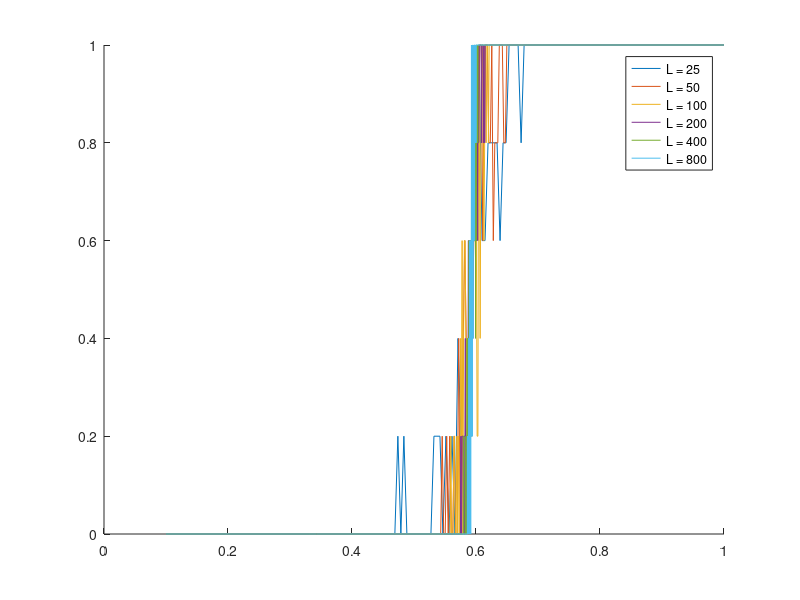

Recreate this plot in MATLAB.
close all
clear all

%%%%%%%%%%%%%%%%%%%%%%%%%%%%%%%%%%%%%%%%%%%%%%%%%%%%%%%%%%
%%------------P(p,L)------------------------------------%%
%%%%%%%%%%%%%%%%%%%%%%%%%%%%%%%%%%%%%%%%%%%%%%%%%%%%%%%%%%

N = 100;
% L = 200;
L = [25,50,100,200,400,800];
step = 0.001; i = 1;
Prob = zeros(N+6,length(L));
% p = [linspace(0,0.44,10),linspace(0.45,0.70,150),linspace(0.71,1.0,10)];
p = zeros(length(L),N+6);
experiments = 5;
Pi = zeros(N+6,length(L));
pc = 0.59275;


for matrices = 1:length(L)
    tic
    lx = L(matrices);
    L2 = lx*lx;
    p(matrices,:) = [linspace(0.1,pc-6/L(matrices),3),linspace(pc-6/L(matrices),pc+6/L(matrices),N),linspace(pc+6/L(matrices),1,3)];
    matrices
    for i=1:length(p)
        for j=1:experiments
            r = rand(lx,lx);
            z = r<p(matrices,i);
            [lw,num] = bwlabel(z,4);   
            %img = label2rgb(lw,'jet','r','shuffle');
            %image(img);
             perc_x = intersect(lw(1,:),lw(lx,:));
             perc_y = intersect(lw(:,1),lw(:,lx));
             perc = perc_x(perc_x~=0);
            if(isempty(perc) ~=1)
                Pi(i,matrices) = Pi(i,matrices) +1;
%                 s = regionprops(lw,'Area');
%                 area = cat(1,s.Area);
                tmp = sum(sum(lw==perc(1)))/L2;
                Prob(i,matrices) = Prob(i,matrices) +tmp;
            else
                Prob(i,matrices) = Prob(i,matrices) + 0;
            end
        end
        Pi(i,matrices) = Pi(i,matrices)/experiments;
         Prob(i,matrices) =  Prob(i,matrices)/experiments;
    end
    toc
end

hold all
leg = {};
for i=1:length(L)
    plot(p(i,:),Pi(:,i));
    leg{i} = sprintf('L = %d',L(i));
end
legend(leg)
% x = p(0.6/step:L);
% pc = 0.59275;
% beta = log(Prob(0.6/step:L))./log(x-pc);
% 
% f = polyfit(x,beta,2);
% beta = f(1)*x.^2 + f(2)*x +f(3);
%plot(x,(x-pc).^beta,'ro')
%plot(x,(x-pc).^(0.5),'gx')
%matlabpool('close');

%%%%%%%%%%%%%%%%%%%%%%%%%%%%%%%%%%%%%%%%%%%%%%%%%%%
%%-------------Finding distribution--------------%%
%%%%%%%%%%%%%%%%%%%%%%%%%%%%%%%%%%%%%%%%%%%%%%%%%%%

% z = rand(1e6,1).^(-2);
% p = exp(linspace(0,log(max(z)),400));
% N = zeros(1,length(p));
% for i=1:length(p)
%     n = z>p(i);
%     N(1,i) = sum(n);
% end
% N = N/1e6;

% plot(log(p),log(N));
% ylabel('log(P(Z>z))');
% xlabel('log(Z)');
% figure()
% plot(log(p),N)
% legend('')
% hold on
% plot(log(p),(p).^(-1.0/2.0),'ro');
% legend('measurment','model')
% xlabel('log(Z)');

